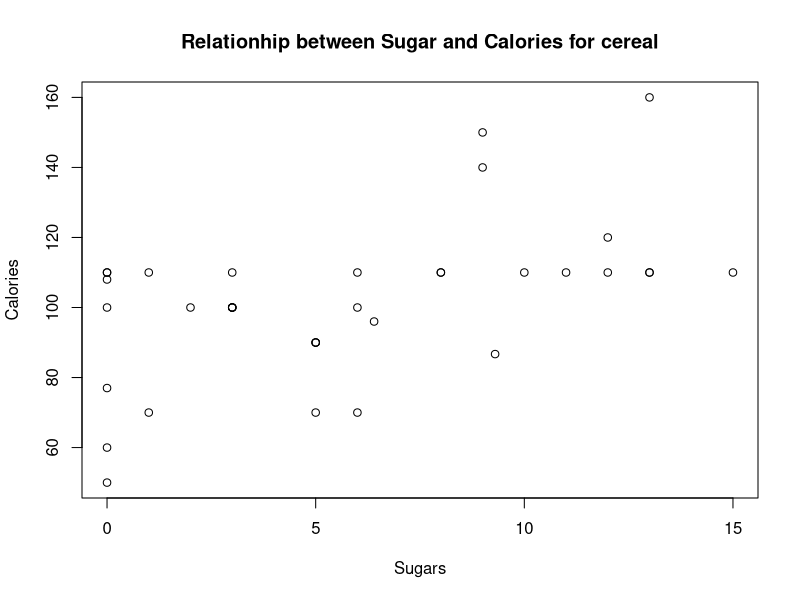

This figure's R source:
## ---- chunk 1
cereal <- read.csv("Cereal.csv")
## ---- chunk 2
head(cereal)
## ---- chunk 3
plot(cereal$Sugar,cereal$Calories,main = "Relationhip between Sugar and Calories for cereal", xlab = "Sugars", ylab = "Calories")
## ---- chunk 4
summary(cereal$Sugar)
summary(cereal$Calories)
